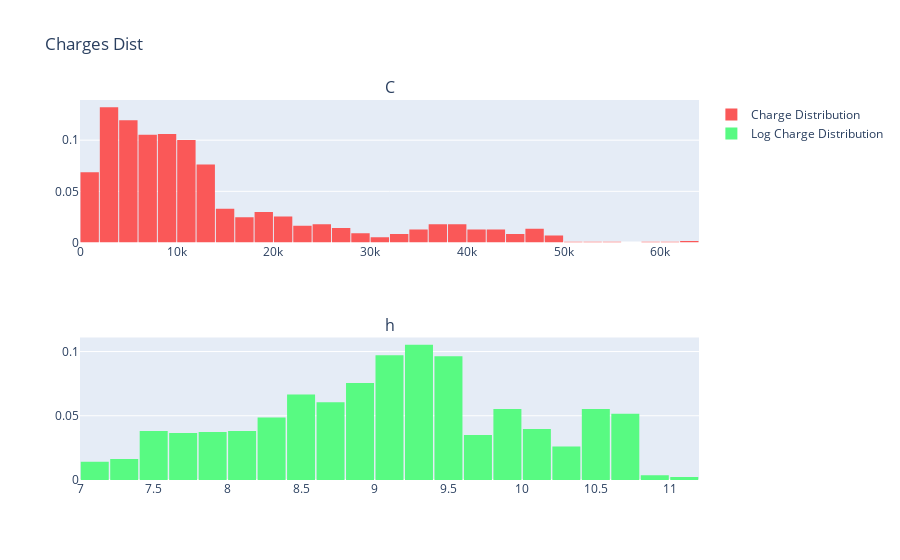

The code cell stored with this chart in its notebook:
### Code cell
charge_dist = df['charges'].values

logcharges = np.log(df['charges'])

trace0 = go.Histogram(
x= charge_dist,
histnorm= 'probability',
name= 'Charge Distribution',
marker= dict(color ='#FA5858')
)

trace1 = go.Histogram(
x= logcharges,
histnorm= 'probability',
name= 'Log Charge Distribution',
marker= dict(color ='#58FA82')
)

fig = make_subplots(rows=2, cols=1, subplot_titles='Charge Distribution', print_grid=False)

fig.append_trace(trace0, 1,1)
fig.append_trace(trace1, 2,1)

fig['layout'].update(showlegend=True, title='Charges Dist', bargap=0.05)

iplot(fig, filename='Custom-sized-subplot')

### Figure 1 — Plotly figure (JSON) as saved in the notebook; plotly's stock layout.template omitted (floating-point values rounded to 4 significant figures; data arrays with more than 128 entries replaced by an {"elided": "..."} marker saying what was removed)
{"data": [{"histnorm": "probability", "marker": {"color": "#FA5858"}, "name": "Charge Distribution", "type": "histogram", "x": {"elided": "1338 float values"}, "xaxis": "x", "yaxis": "y"}, {"histnorm": "probability", "marker": {"color": "#58FA82"}, "name": "Log Charge Distribution", "type": "histogram", "x": {"elided": "1338 float values"}, "xaxis": "x2", "yaxis": "y2"}], "layout": {"annotations": [{"font": {"size": 16}, "showarrow": false, "text": "C", "x": 0.5, "xanchor": "center", "xref": "paper", "y": 1, "yanchor": "bottom", "yref": "paper"}, {"font": {"size": 16}, "showarrow": false, "text": "h", "x": 0.5, "xanchor": "center", "xref": "paper", "y": 0.375, "yanchor": "bottom", "yref": "paper"}], "bargap": 0.05, "showlegend": true, "title": {"text": "Charges Dist"}, "xaxis": {"anchor": "y", "domain": [0, 1]}, "xaxis2": {"anchor": "y2", "domain": [0, 1]}, "yaxis": {"anchor": "x", "domain": [0.625, 1]}, "yaxis2": {"anchor": "x2", "domain": [0, 0.375]}}}
